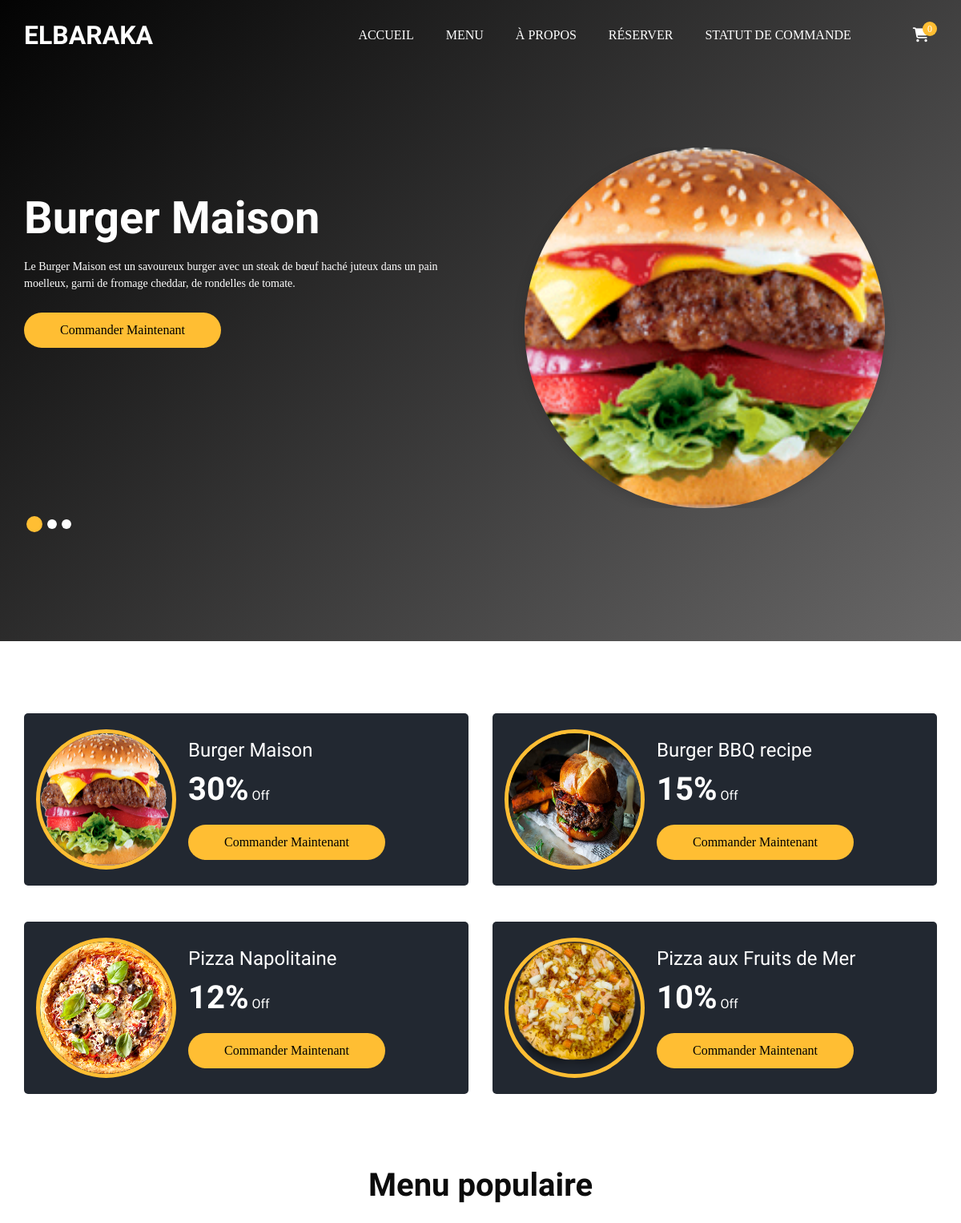
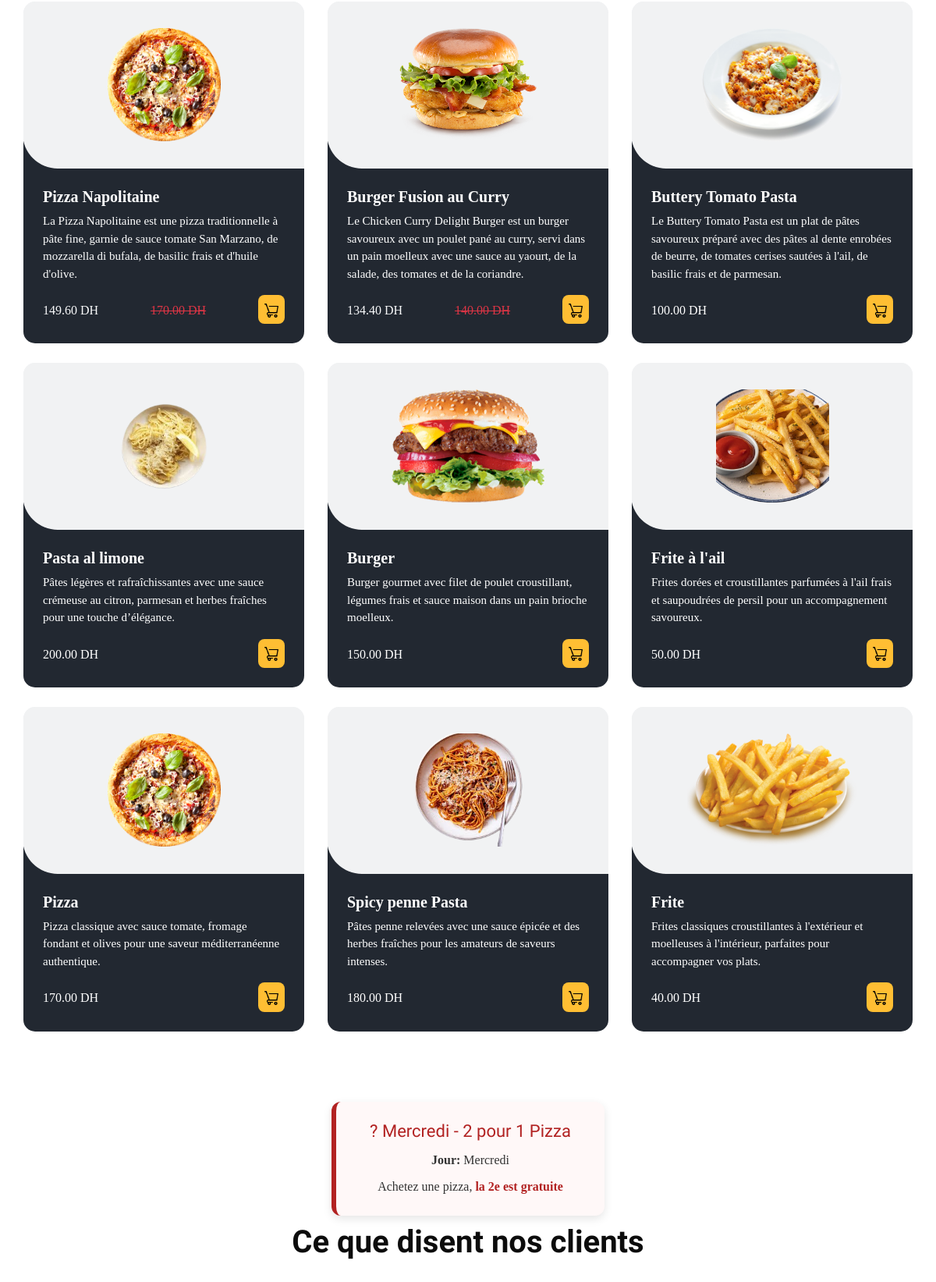
/client/index.php (upper part), run on the app's committed database (2 pictures, top to bottom).
### tables this page shows
CREATE TABLE `menu_items` (
  `id` int(11) NOT NULL,
  `name` varchar(255) NOT NULL,
  `description` text NOT NULL,
  `price` decimal(10,2) NOT NULL,
  `discount` int(11) NOT NULL DEFAULT 0,
  `image_url` varchar(255) NOT NULL,
  `sales_count` int(11) DEFAULT 0,
  `category_id` int(11) DEFAULT NULL
);

CREATE TABLE `promotions` (
  `id` int(11) NOT NULL,
  `day_name` varchar(50) NOT NULL,
  `day_of_week` int(11) NOT NULL,
  `title` varchar(255) NOT NULL,
  `description` text NOT NULL,
  `highlight_text` varchar(255) DEFAULT NULL
);

### client/food_section.php (the view)
<?php
    require_once 'db.php';
    function getMenuItems()
    {
        global $pdo;
        try {
            $stmt = $pdo->query("SELECT *, price - (price * discount / 100) AS discounted_price FROM menu_items ORDER BY sales_count LIMIT 9");
            return $stmt->fetchAll(PDO::FETCH_ASSOC);
        } catch (PDOException $e) {
            error_log("Query failed: " . $e->getMessage());
            return [];
        }
    }
    $menuItems = getMenuItems();
?>
<section class="food_section layout_padding-bottom">
    <div class="container">
        <div class="heading_container heading_center">
            <h2>Menu populaire</h2>
        </div>
        <div class="filters-content">
            <div class="row grid">
                <?php if (! empty($menuItems)): ?>
<?php foreach ($menuItems as $item): ?>
                        <div class="col-sm-6 col-lg-4 all">
                            <div class="box">
                                <div>
                                    <div class="img-box">
                                        <img src="<?php echo htmlspecialchars($item['image_url']); ?>" alt="<?php echo htmlspecialchars($item['name']); ?>" />
                                    </div>
                                    <div class="detail-box">
                                        <h5><?php echo htmlspecialchars($item['name']); ?></h5>
                                        <p><?php echo htmlspecialchars($item['description']); ?></p>
                                        <div class="options">
                                            <?php if ($item['discount'] > 0): ?>
                                                <h6 class="text-light"><?php echo htmlspecialchars(number_format($item['discounted_price'], 2)); ?> DH</h6>
                                                <h6 class="text-danger"><del><?php echo htmlspecialchars(number_format($item['price'], 2)); ?> DH</del></h6>
                                            <?php else: ?>
                                                <h6><?php echo htmlspecialchars(number_format($item['price'], 2)); ?> DH</h6>
                                            <?php endif; ?>
                                            <button class="add-to-cart" onclick="addToCart(<?php echo htmlspecialchars($item['id']); ?>)">
                                                <img src="icons/cart.png" alt="Add to cart" width="22px">
                                            </button>
                                        </div>
                                    </div>
                                </div>
                            </div>
                        </div>
                    <?php endforeach; ?>
<?php else: ?>
                    <div class="col-12 text-center">
                        <p>No menu items available.</p>
                    </div>
                <?php endif; ?>
            </div>
        </div>
    </div>
</section>

### client/slider.php
<?php
    require_once 'db.php';
    function getTopMenuItems()
    {
        global $pdo;
        $stmt = $pdo->query("SELECT * FROM menu_items ORDER BY sales_count DESC LIMIT 3");
        return $stmt->fetchAll(PDO::FETCH_ASSOC);
    }
    $topMenuItems = getTopMenuItems();
?>
<section class="slider_section">
    <div id="customCarousel1" class="carousel slide" data-ride="carousel">
        <div class="carousel-inner">
            <?php foreach ($topMenuItems as $index => $item): ?>
                <div class="carousel-item<?php echo $index === 0 ? ' active' : ''; ?>">
                    <div class="container">
                        <div class="row">
                            <div class="col-md-7 col-lg-6">
                                <div class="detail-box">
                                    <h1><?php echo htmlspecialchars($item['name']); ?></h1>
                                    <p><?php echo htmlspecialchars($item['description']); ?></p>
                                    <div class="btn-box">
                                        <button class="btn1" onclick="addToCart(<?php echo htmlspecialchars($item['id']); ?>)">
		                                            Commander Maintenant
		                                        </button>
                                    </div>
                                </div>
                            </div>
                            <div class="col-md-5 col-lg-6">
                                <img src="<?php echo htmlspecialchars($item['image_url']); ?>" alt="" class="img-fluid" />
                            </div>
                        </div>
                    </div>
                </div>
            <?php endforeach; ?>
        </div>
        <div class="container">
            <ol class="carousel-indicators">
                <?php foreach ($topMenuItems as $index => $item): ?>
                    <li data-target="#customCarousel1" data-slide-to="<?php echo $index; ?>" class="<?php echo $index === 0 ? ' active' : ''; ?>"></li>
                <?php endforeach; ?>
            </ol>
        </div>
    </div>
</section>

### client/offer.php
<?php
    require_once 'db.php';
    function getOffers()
    {
        global $pdo;
        $stmt = $pdo->query("SELECT * FROM menu_items where discount > 0 ORDER BY discount DESC LIMIT 4");
        return $stmt->fetchAll(PDO::FETCH_ASSOC);
    }
    $offers = getOffers();
?>
<section class="offer_section layout_padding-bottom">
    <div class="container">
        <div class="row">
            <?php foreach ($offers as $offer): ?>
                <div class="col-md-6">
                    <div class="box">
                        <div class="img-box">
                            <img src="<?php echo htmlspecialchars($offer['image_url']); ?>" alt="<?php echo htmlspecialchars($offer['name']); ?>" />
                        </div>
                        <div class="detail-box">
                            <h5><?php echo htmlspecialchars($offer['name']); ?></h5>
                            <h6><span><?php echo htmlspecialchars(number_format($offer['discount'], 0)); ?>%</span> Off</h6>
                            <div class="btn-box">
                                        <button class="btn1" onclick="addToCart(<?php echo htmlspecialchars($offer['id']); ?>)">
		                                            Commander Maintenant
		                                        </button>
                                    </div>
                        </div>
                    </div>
                </div>
            <?php endforeach; ?>
        </div>
    </div>
</section>

### client/promo.php (shortened to what this page needs)
<?php
    require_once 'db.php';
    function getPromotions()
    {
        global $pdo;
        $stmt = $pdo->query("SELECT * FROM promotions ORDER BY day_of_week");
        return $stmt->fetchAll(PDO::FETCH_ASSOC);
    }
    $promotions = getPromotions();
    $currentDay = date('w');
    $currentDayPromotions = array_filter($promotions, function ($promo) use ($currentDay) {
        return $promo['day_of_week'] == $currentDay;
    });
if (! empty($currentDayPromotions)): ?>
    <div class="promo-container">
        <?php foreach ($currentDayPromotions as $promo): ?>
            <div class="promo-card" data-day="<?php echo htmlspecialchars($promo['day_of_week']); ?>">
                <h2><?php echo htmlspecialchars($promo['title']); ?></h2>
                <p><strong>Jour:</strong>                                                                                                                                                                                                                                                                                                                                                                                  <?php echo htmlspecialchars($promo['day_name']); ?></p>
                <?php
                    $description = str_replace(
                        '{highlight}',
                        '<span class="highlight">' . htmlspecialchars($promo['highlight_text']) . '</span>',
                        htmlspecialchars($promo['description'])
                    );
                    echo $description;
                ?>
            </div>
        <?php endforeach; ?>
    </div>
<?php endif; ?>

### client/css/responsive.css (style rules this page uses)
@media (min-width: 1200px) { .container { max-width: 1170px; } }

### data on the page
menu_items: name "Burger Maison", description "Le Burger Maison est un savoureux burger avec un steak de bœuf haché juteux dans un pain moelleux, garni de fromage cheddar, de rondelles de tomate.", image_url (picture), discount "30"
menu_items: image_url (picture), name "Pizza aux Fruits de Mer", discount "10"
menu_items: image_url (picture), name "Burger BBQ recipe", discount "15"
menu_items: image_url (picture), name "Pizza Napolitaine", discount "12", description "La Pizza Napolitaine est une pizza traditionnelle à pâte fine, garnie de sauce tomate San Marzano, de mozzarella di bufala, de basilic frais et d'huile d'olive.", discounted_price "149.60", price "170.00"
menu_items: image_url (picture), name "Burger Fusion au Curry", description "Le Chicken Curry Delight Burger est un burger savoureux avec un poulet pané au curry, servi dans un pain moelleux avec une sauce au yaourt, de la salade, des tomates et de la coriandre.", discounted_price "134.40", price "140.00"
menu_items: image_url (picture), name "Buttery Tomato Pasta", description "Le Buttery Tomato Pasta est un plat de pâtes savoureux préparé avec des pâtes al dente enrobées de beurre, de tomates cerises sautées à l'ail, de basilic frais et de parmesan.", price "100.00"
menu_items: image_url (picture), name "Pasta al limone", description "Pâtes légères et rafraîchissantes avec une sauce crémeuse au citron, parmesan et herbes fraîches pour une touche d’élégance.", price "200.00"
menu_items: image_url (picture), name "Burger", description "Burger gourmet avec filet de poulet croustillant, légumes frais et sauce maison dans un pain brioche moelleux.", price "150.00"
menu_items: image_url (picture), name "Frite à l'ail", description "Frites dorées et croustillantes parfumées à l'ail frais et saupoudrées de persil pour un accompagnement savoureux.", price "50.00"
menu_items: image_url (picture), name "Pizza", description "Pizza classique avec sauce tomate, fromage fondant et olives pour une saveur méditerranéenne authentique.", price "170.00"
menu_items: image_url (picture), name "Spicy penne Pasta", description "Pâtes penne relevées avec une sauce épicée et des herbes fraîches pour les amateurs de saveurs intenses.", price "180.00"
menu_items: image_url (picture), name "Frite", description "Frites classiques croustillantes à l'extérieur et moelleuses à l'intérieur, parfaites pour accompagner vos plats.", price "40.00"
promotions: title "? Mercredi - 2 pour 1 Pizza", day_name "Mercredi", highlight_text+description "Achetez une pizza, la 2e est gratuite"

### other printed values
$cart_count "0"
